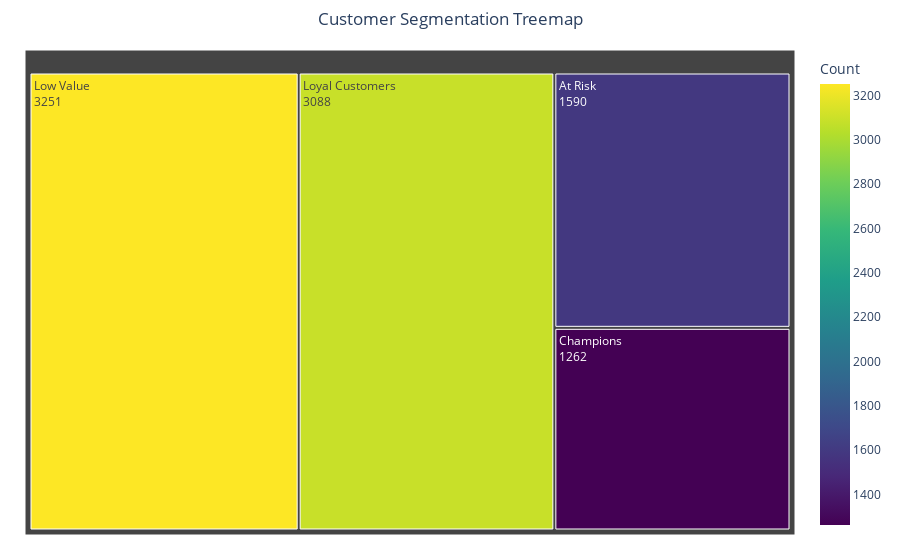

Here is the notebook cell this chart was saved with:
### Code cell
# rfm_df = assign_rfm_labels(rfm_df)
plot_treemap(rfm_df_simple)

### Figure 1 — Plotly figure (JSON) as saved in the notebook; plotly's stock layout.template omitted (floating-point values rounded to 4 significant figures)
{"data": [{"branchvalues": "total", "customdata": [[1590], [1262], [3251], [3088]], "domain": {"x": [0, 1], "y": [0, 1]}, "hovertemplate": "<b>%{label}</b><br>Count: %{value}", "ids": ["At Risk", "Champions", "Low Value", "Loyal Customers"], "labels": ["At Risk", "Champions", "Low Value", "Loyal Customers"], "marker": {"coloraxis": "coloraxis", "colors": [1590, 1262, 3251, 3088]}, "name": "", "parents": ["", "", "", ""], "textinfo": "label+value", "type": "treemap", "values": [1590, 1262, 3251, 3088]}], "layout": {"coloraxis": {"colorbar": {"title": {"text": "Count"}}, "colorscale": [[0, "#440154"], [0.1111, "#482878"], [0.2222, "#3e4989"], [0.3333, "#31688e"], [0.4444, "#26828e"], [0.5556, "#1f9e89"], [0.6667, "#35b779"], [0.7778, "#6ece58"], [0.8889, "#b5de2b"], [1, "#fde725"]]}, "legend": {"tracegroupgap": 0}, "margin": {"b": 25, "l": 25, "r": 25, "t": 50}, "title": {"text": "Customer Segmentation Treemap", "x": 0.5}}}
